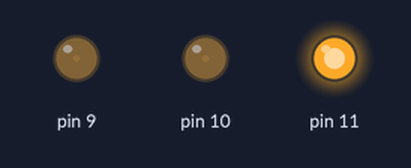
Simulated run of this sketch. Board: Arduino Uno, built with avr-gcc and run on an emulated ATmega328P. Shown: output pins drawn as LEDs (lit = HIGH).

Above: at 0.15 s.
At 4.95 s:
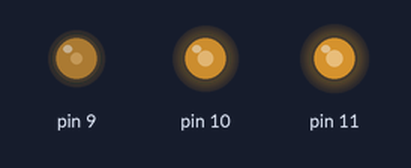
At 9.76 s:
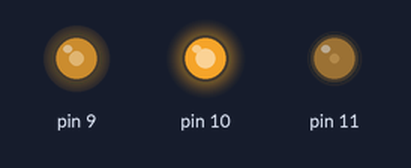
At 19.23 s:
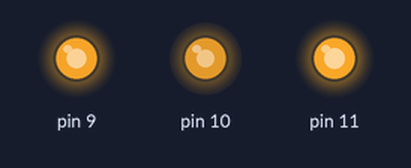
At 28.87 s:
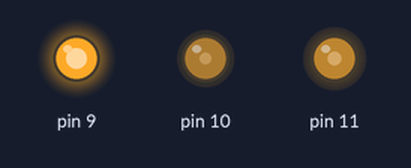
At 38.45 s:
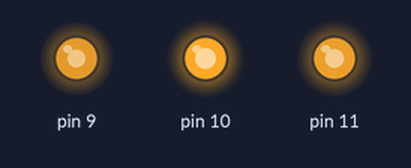
Timing chart, 0 to 40.0 s (numbered marks = the images above):
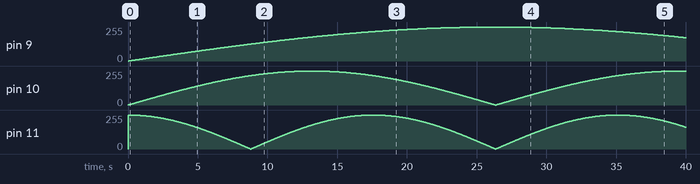

Measured:
- by itself, pin 9: rises from 0/255 to 254/255 in 24.8 s, then falls to 174/255 in 15.1 s

The sketch:

sketch_march11a.ino
```cpp
// Visual Micro is in vMicro>General>Tutorial Mode
//
/*
    Name:       sketch_march11a.ino
    Created:	11-Mar-19 10:18:13 PM
    Author:     KOMP\Komp-PC
*/

double i = 0;
double step = 0.0001;

void setup()
{
	pinMode(9, OUTPUT);
	pinMode(10, OUTPUT);
	pinMode(11, OUTPUT);
}

int brigth(double x, double u) {
	double store, out;
	store = modf(abs(255 * sin(x + u)), &out);
	return out;
}

// Add the main program code into the continuous loop() function
void loop()
{
	analogWrite(9, brigth(i / 3, 0));
	analogWrite(10, brigth(i * 2 / 3, 0));
	analogWrite(11, brigth(i, PI / 2));
	i += step;
}
```
